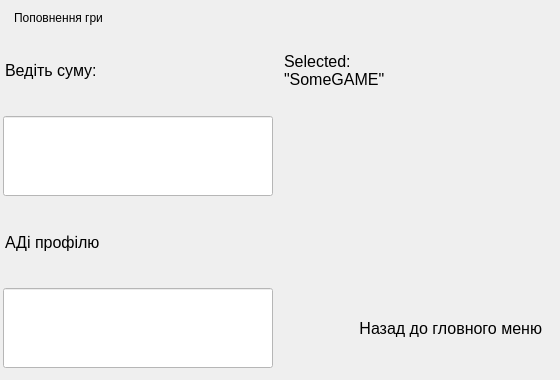
       <widget class="QWidget" name="page_18">
        <widget class="QWidget" name="gridLayoutWidget_15">
         <property name="geometry">
          <rect>
           <x>0</x>
           <y>30</y>
           <width>551</width>
           <height>341</height>
          </rect>
         </property>
         <layout class="QGridLayout" name="gridLayout_17" rowstretch="1,1,1,1" columnstretch="1,1" columnminimumwidth="0,0">
          <item row="3" column="1">
           <widget class="QLabel" name="label_95">
            <property name="maximumSize">
             <size>
              <width>16777215</width>
              <height>80</height>
             </size>
            </property>
            <property name="font">
             <font>
              <pointsize>12</pointsize>
             </font>
            </property>
            <property name="layoutDirection">
             <enum>Qt::LeftToRight</enum>
            </property>
            <property name="styleSheet">
             <string notr="true">margin-right: 5px;
border-width:0px;

</string>
            </property>
            <property name="text">
             <string>Назад до гловного меню</string>
            </property>
            <property name="alignment">
             <set>Qt::AlignRight|Qt::AlignTrailing|Qt::AlignVCenter</set>
            </property>
           </widget>
          </item>
          <item row="1" column="0">
           <widget class="QLineEdit" name="pinField_11">
            <property name="enabled">
             <bool>true</bool>
            </property>
            <property name="minimumSize">
             <size>
              <width>0</width>
              <height>80</height>
             </size>
            </property>
            <property name="font">
             <font>
              <pointsize>26</pointsize>
              <weight>75</weight>
              <italic>false</italic>
              <bold>true</bold>
              <underline>false</underline>
              <strikeout>false</strikeout>
             </font>
            </property>
            <property name="styleSheet">
             <string notr="true">background-color: white;
border-color: black;
margin-left: 3px;</string>
            </property>
            <property name="text">
             <string/>
            </property>
           </widget>
          </item>
          <item row="0" column="0">
           <widget class="QLabel" name="label_96">
            <property name="maximumSize">
             <size>
              <width>16777215</width>
              <height>80</height>
             </size>
            </property>
            <property name="font">
             <font>
              <pointsize>12</pointsize>
             </font>
            </property>
            <property name="styleSheet">
             <string notr="true">border-width: 0px;
margin: 1px;</string>
            </property>
            <property name="text">
             <string>Ведіть суму:</string>
            </property>
           </widget>
          </item>
          <item row="2" column="1">
           <widget class="QLabel" name="label_97">
            <property name="maximumSize">
             <size>
              <width>16777215</width>
              <height>80</height>
             </size>
            </property>
            <property name="font">
             <font>
              <pointsize>12</pointsize>
             </font>
            </property>
            <property name="styleSheet">
             <string notr="true">border-width: 0px;
margin: 1px;</string>
            </property>
            <property name="text">
             <string/>
            </property>
           </widget>
          </item>
          <item row="0" column="1">
           <widget class="QLabel" name="label_98">
            <property name="maximumSize">
             <size>
              <width>16777215</width>
              <height>80</height>
             </size>
            </property>
            <property name="font">
             <font>
              <pointsize>12</pointsize>
             </font>
            </property>
            <property name="styleSheet">
             <string notr="true">border-width: 0px;
margin: 1px;</string>
            </property>
            <property name="text">
             <string>Selected: 
&quot;SomeGAME&quot;</string>
            </property>
            <property name="wordWrap">
             <bool>true</bool>
            </property>
           </widget>
          </item>
          <item row="2" column="0">
           <widget class="QLabel" name="label_99">
            <property name="maximumSize">
             <size>
              <width>16777215</width>
              <height>80</height>
             </size>
            </property>
            <property name="font">
             <font>
              <pointsize>12</pointsize>
             </font>
            </property>
            <property name="styleSheet">
             <string notr="true">border-width: 0px;
margin: 1px;</string>
            </property>
            <property name="text">
             <string>АДі профілю</string>
            </property>
           </widget>
          </item>
          <item row="3" column="0">
           <widget class="QLineEdit" name="pinField_12">
            <property name="enabled">
             <bool>true</bool>
            </property>
            <property name="minimumSize">
             <size>
              <width>0</width>
              <height>80</height>
             </size>
            </property>
            <property name="font">
             <font>
              <pointsize>26</pointsize>
              <weight>75</weight>
              <italic>false</italic>
              <bold>true</bold>
              <underline>false</underline>
              <strikeout>false</strikeout>
             </font>
            </property>
            <property name="styleSheet">
             <string notr="true">background-color: white;
border-color: black;
margin-left: 3px;
</string>
            </property>
            <property name="text">
             <string/>
            </property>
           </widget>
          </item>
         </layout>
        </widget>
        <widget class="QLabel" name="label_100">
         <property name="geometry">
          <rect>
           <x>10</x>
           <y>10</y>
           <width>151</width>
           <height>16</height>
          </rect>
         </property>
         <property name="styleSheet">
          <string notr="true">border-width: 0px;
margin: 1px;</string>
         </property>
         <property name="text">
          <string>Поповнення гри</string>
         </property>
        </widget>
       </widget>
